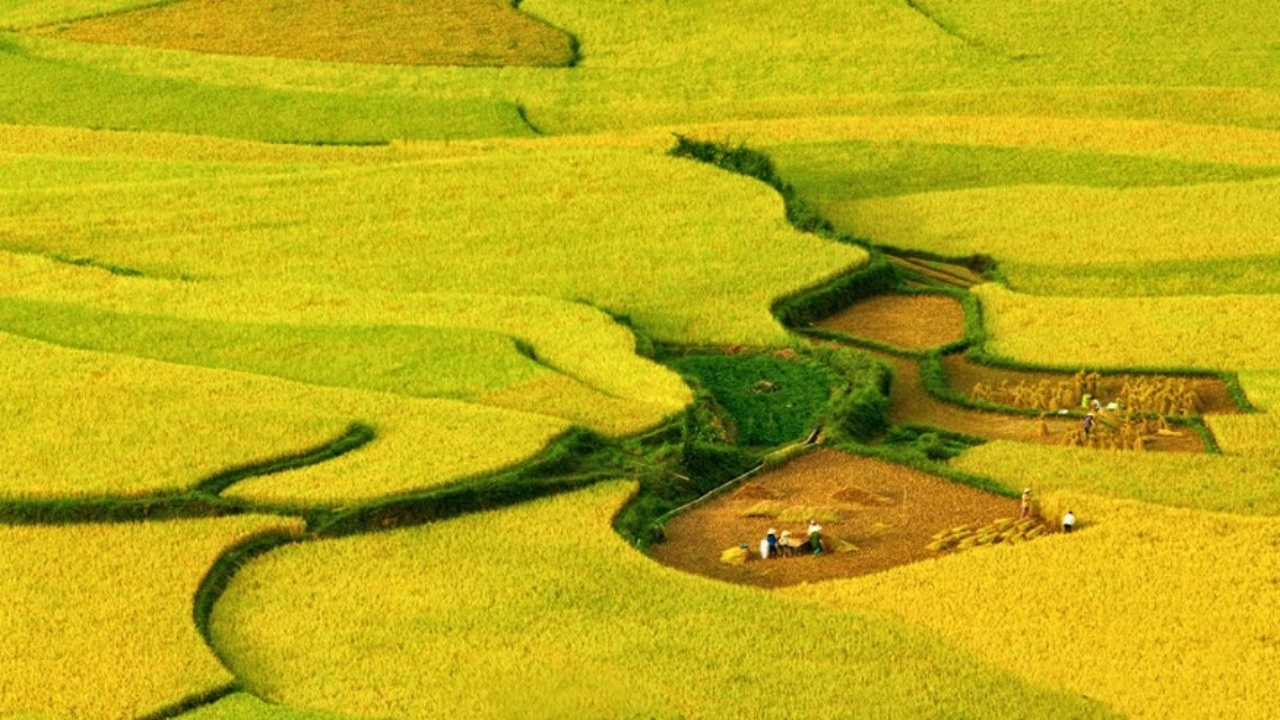
#> input picture dataset/x (1).jpg, 1280 x 720 px, given in place of a (41).jpg, which was not available
$ python content-based.py   (older library calls are emulated)
#> lines starting #> are read from the running program, lines starting #| are printed output that depends on the picture; long printed decimals are rounded; pictures that were not available may be replaced by others from this repository, and a replacement may not be noted
import imutils
import cv2
import numpy as np
#import skimage.measure.compare_ssim
from skimage.metrics import structural_similarity as ssim
from sklearn.metrics import mean_squared_error
import glob
import os

#Here, we’re simply taking two image matrices and applying the formula for MSE,
#as shown in the code above.
def mse(imageA, imageB):
    err= np.sum((imageA.astype("float") - imageB.astype("float"))**2)
    err /= float(imageA.shape[0] * imageA.shape[1])
    return err

# keep image similar size
def resize_images(image):
    dim = (1000, 1000)
    return cv2.resize(image, dim)

# convert color image to gray
def imgToGray(image):
    return cv2.cvtColor(image, cv2.COLOR_BGR2GRAY)


# an array of all the animals we have
#animals = ["dog-1.png", "dog-2.png", "dog-3.png", "elephant-1.jpeg", "elephant-2.png", "elephant-3.jpeg"]
animals = glob.glob('dataset/*.jpg')
print(animals)
# reading the files from our animals directory
inputImg = 'dataset/a (41).jpg'
imageA = cv2.imread(inputImg)
#> imageA is the input picture: shape (720, 1280, 3); mean B, G, R 21.2, 172.9, 187.5
#imageA = resize_images(imageA)
imageA = imgToGray(imageA)
#> in imgToGray, `return cv2.cvtColor(image, cv2.COLOR_BGR2GRAY)`:
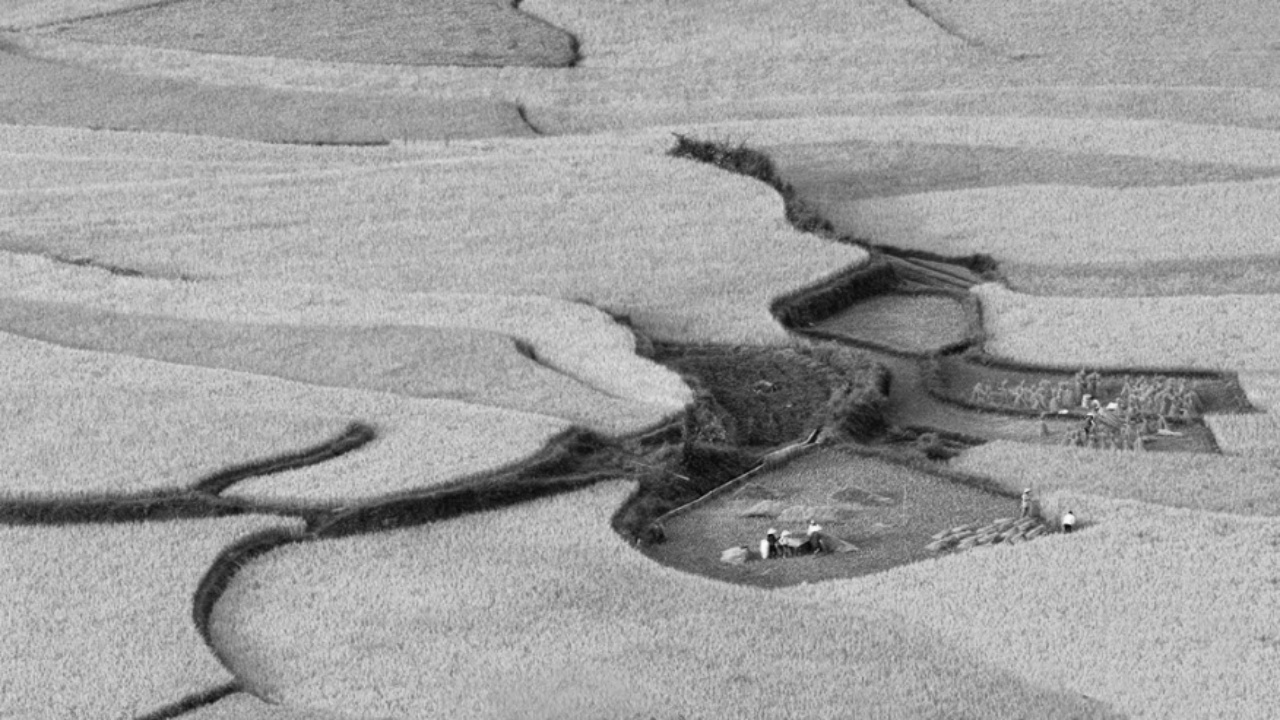
#> returned value: shape (720, 1280); min 7, max 252, mean 160
# reading all the animals one by one and comparing them with the
# fist animal in the array("dog-1.png")

result1 = ''
maxSSIM = 0

for animal in animals:
    imageB = cv2.imread(animal)
    #imageB = resize_images(imageB)
    imageB = imgToGray(imageB)
    (score, diff) = ssim(imageA, imageB, full=True)
#> diff: shape (720, 1280) float64; every value is 1
#> score = 1
    mse = mean_squared_error(imageA, imageB)
#> mse = 0
    print("For {} & {}, SSIM: {}, MSE: {}".format('Input Image', animal,score, mse))
#| For Input Image & dataset/x (1).jpg, SSIM: 1.0, MSE: 0.0
    if(score>maxSSIM and score < 1):
        maxSSIM = score
        result = animal
#> pass 2 of the loop `for animal in animals:`:
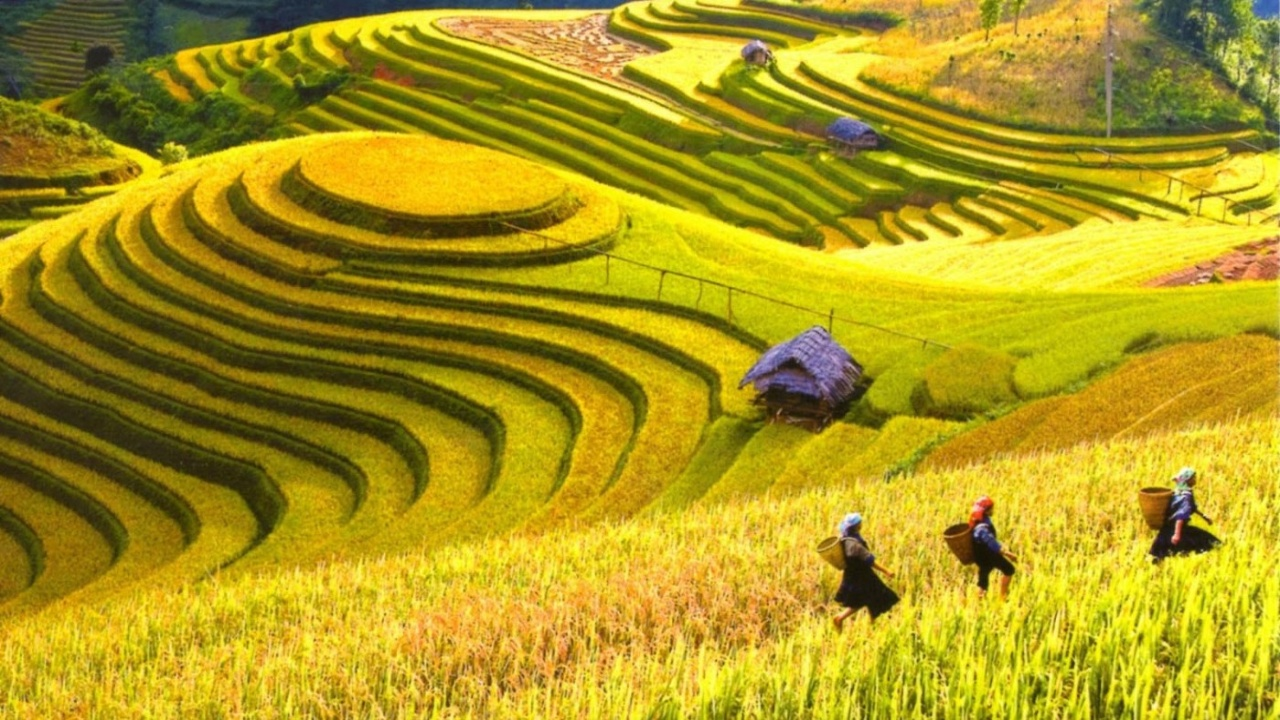
#> input picture dataset/x (10).jpg, 1280 x 720 px
#> imageB is the input picture: shape (720, 1280, 3); mean B, G, R 28, 151.8, 171
#> in imgToGray (call 3), `return cv2.cvtColor(image, cv2.COLOR_BGR2GRAY)`:
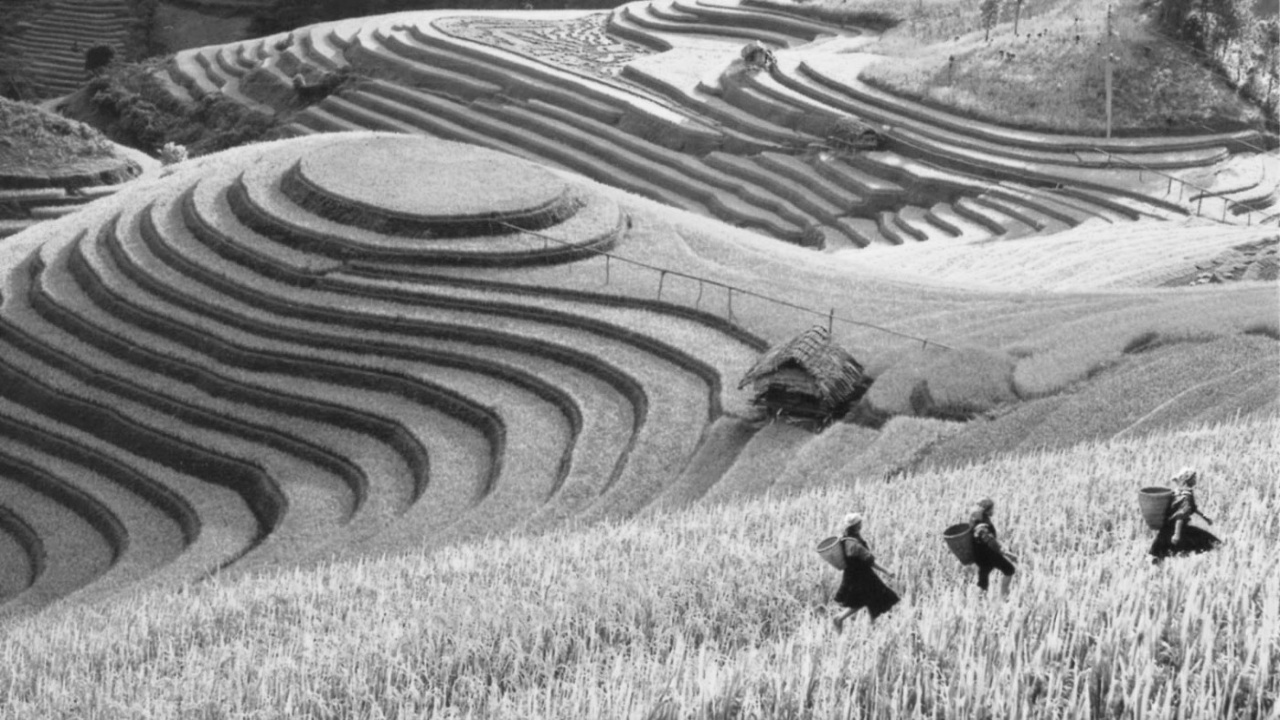
#> returned value: shape (720, 1280); min 17, max 250, mean 143.4
#> `(score, diff) = ssim(imageA, imageB, full=True)`:
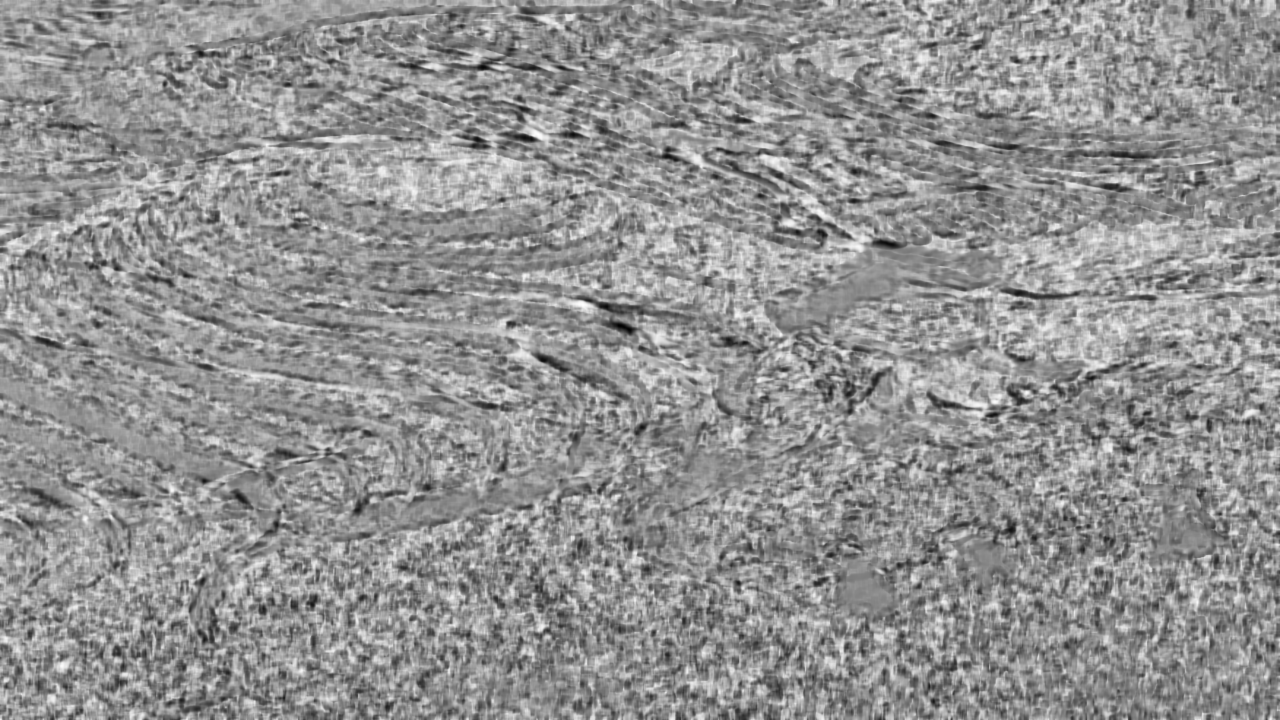
#> diff: shape (720, 1280) float64; min -0.888, max 0.953, mean 0.169; drawn with min black and max white
#> score = 0.168
#> mse = 4521.8
#| For Input Image & dataset/x (10).jpg, SSIM: 0.1685, MSE: 4521.763
#> maxSSIM = 0.168
#> pass 3 of the loop `for animal in animals:`:
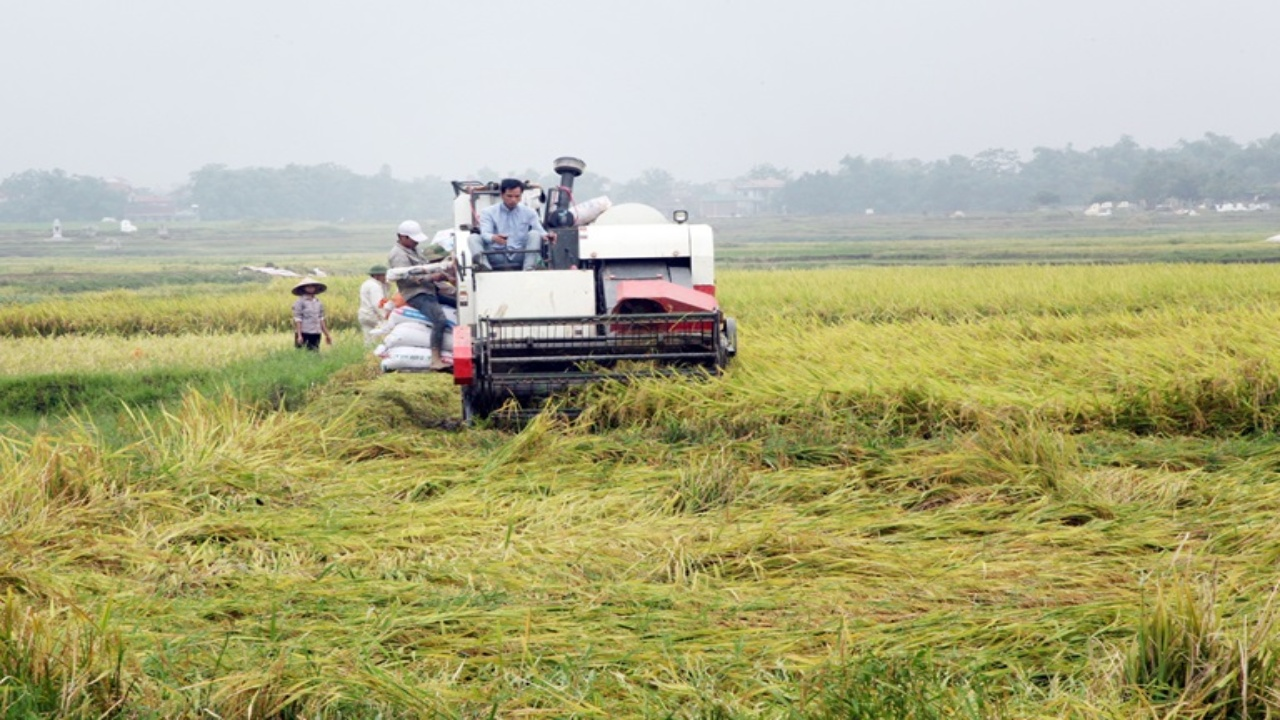
#> input picture dataset/x (100).jpg, 1280 x 720 px
#> imageB is the input picture: shape (720, 1280, 3); mean B, G, R 132.5, 173.8, 175.6
#> in imgToGray (call 4), `return cv2.cvtColor(image, cv2.COLOR_BGR2GRAY)`:
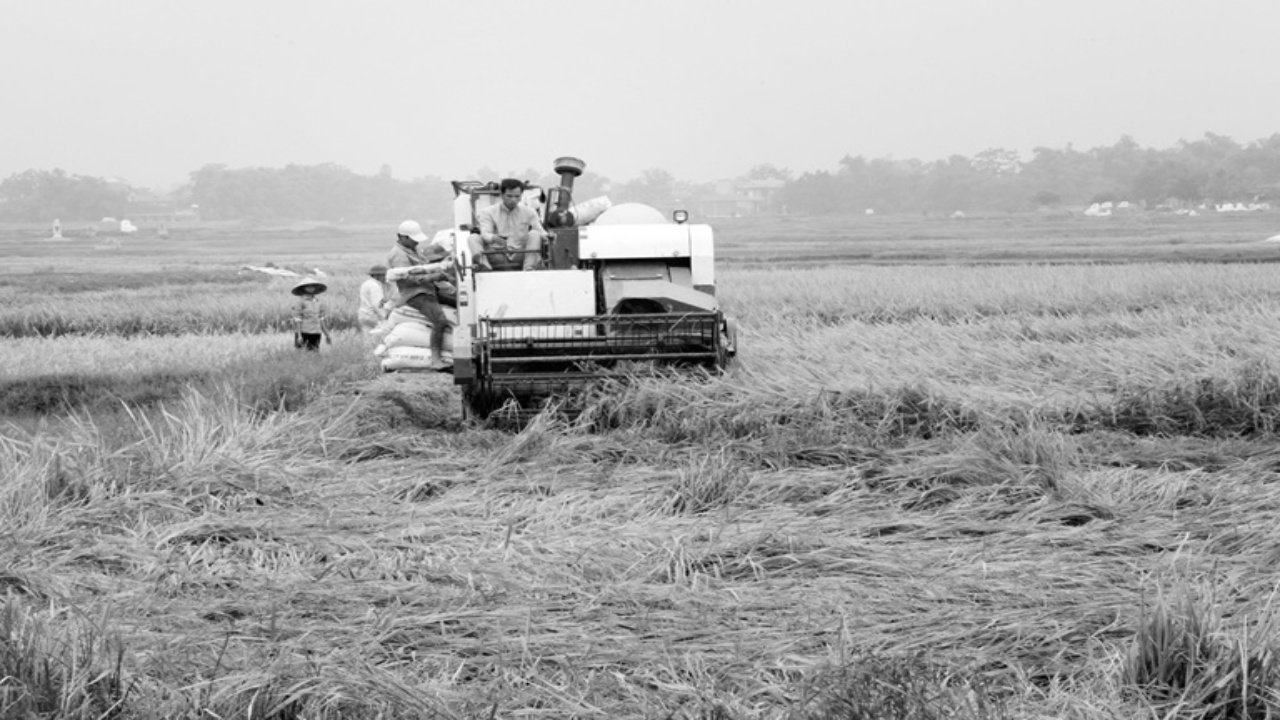
#> returned value: shape (720, 1280); min 0, max 255, mean 169.6
#> `(score, diff) = ssim(imageA, imageB, full=True)`:
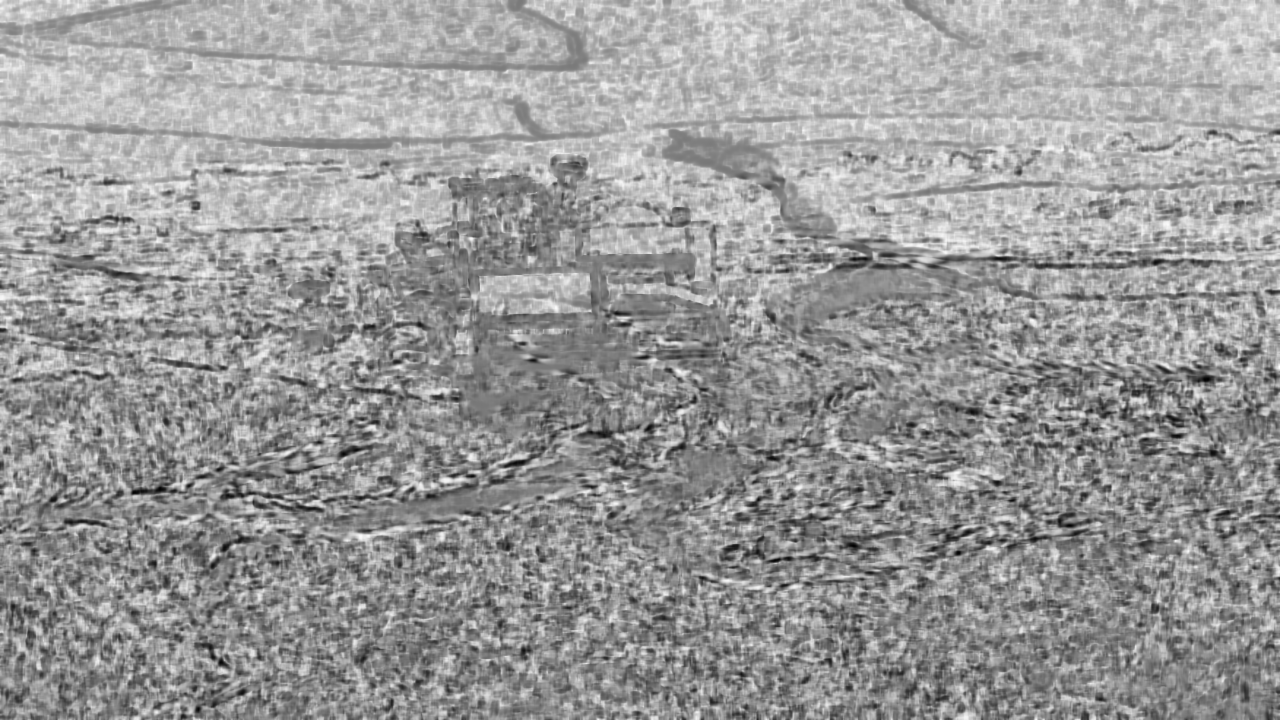
#> diff: shape (720, 1280) float64; min -0.83, max 0.939, mean 0.236; drawn with min black and max white
#> score = 0.235
#> mse = 3490.6
#| For Input Image & dataset/x (100).jpg, SSIM: 0.2351, MSE: 3490.560
#> maxSSIM = 0.235
#> the loop made 4 passes; the first 3 are shown

cv2.imshow('input image',cv2.imread(inputImg))
cv2.imshow('result', cv2.imread(result))
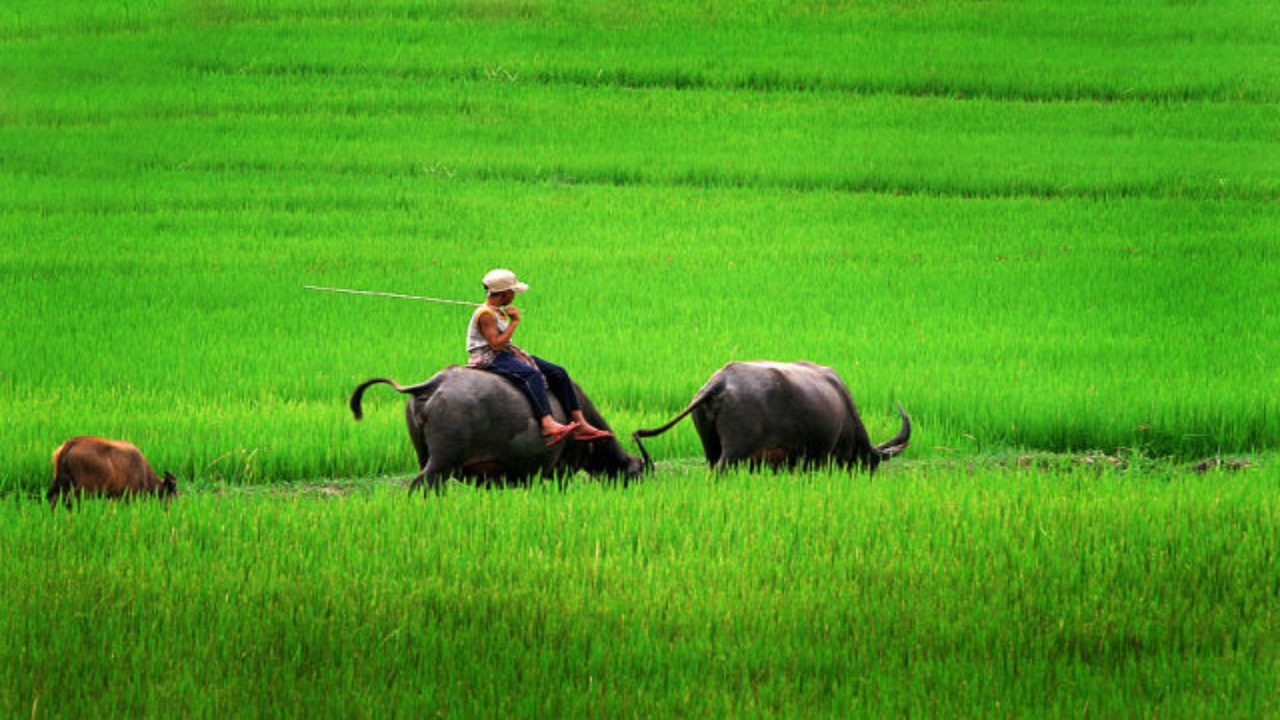
#> input picture dataset/x (101).jpg, 1280 x 720 px
cv2.waitKey(0)
